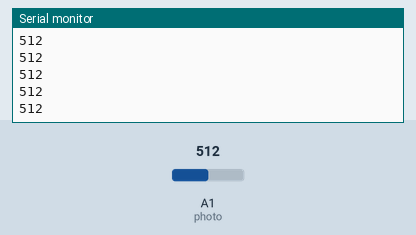
This sketch was run on a simulated Arduino Uno, built with avr-gcc and run on an emulated ATmega328P. On the bench: the last lines printed to the serial monitor. The inputs (shaded band) are chosen by the test bench; at power-on: A1 (photo) = 512.

Above: at 1.2 s.
1.3 s: A1 (photo) set to 716
At 1.31 s:
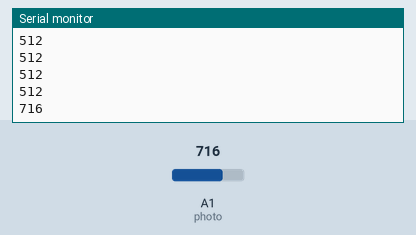
2.8 s: A1 (photo) set to 900
At 2.81 s:
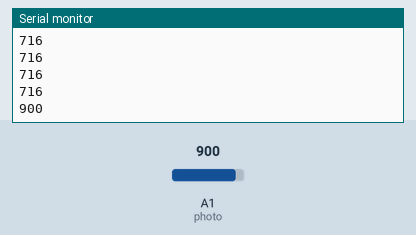
Timing chart, 0 to 5.8 s (numbered marks = the images above; inputs shaded):
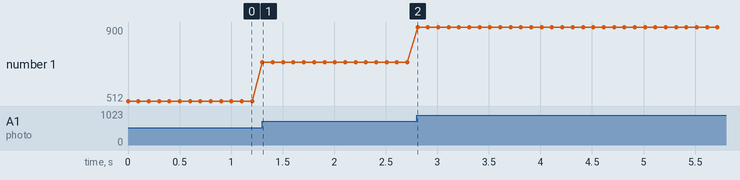

Measured:
- after the input at 1.3 s, the serial monitor: prints a new line at once (image 1)
- after the input at 2.8 s, the serial monitor: prints a new line at once (image 2)
- plotted number 1: 512 → 716 after the input at 1.3 s, 716 → 900 after the input at 2.8 s

The sketch:

readPhotodiode.ino
```cpp
// Define photodiode pin
#define photo 15

// Variable for stroing value from  photodiode
int photoData = 0;

void setup() {
  Serial.begin(115200);
}

void loop() {
  photoData = analogRead(photo);
  Serial.println(photoData);
  delay(100);
}
```
